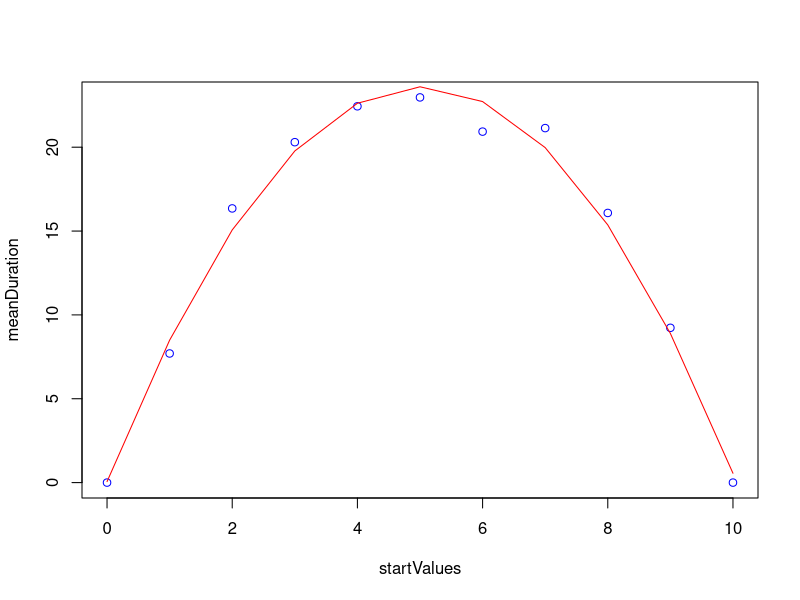

Generate this figure with R:
p <- 0.5
n <- 300
k <- 200

victory <- 10
# top boundary for random walk
ruin <- 0
# bottom boundary for random walk
interval <- victory - ruin + 1

winLose <- 2 * (array( 0+(runif(n*k*interval) <= p), dim=c(n,k,
interval))) - 1
# 0+ coerces Boolean to numeric
totals <- apply( winLose, 2:3, cumsum)
# the second argument ``2:3'' means column-wise in each panel
start <- outer( array(1, dim=c(n+1,k)), ruin:victory, "*")

paths <- array( 0 , dim=c(n+1, k, interval) )
paths[2:(n+1), 1:k, 1:interval] <- totals    
paths <- paths + start

hitVictory <- apply(paths, 2:3, (function(x)match(victory,x, nomatch=n+2)));
hitRuin    <- apply(paths, 2:3, (function(x)match(ruin,   x, nomatch=n+2)));
# the second argument ``2:3'' means column-wise in each panel
# If no ruin or victory on a walk, nomatch=n+2 sets the hitting
# time to be two more than the number of steps, one more than
# the column length.  Without the nomatch option, get NA which
# works poorly with the comparison hitRuin < hitVictory next.

duration <- pmin(hitVictory, hitRuin) - 1
# Subtract 1 since R arrays are 1-based, so duration is 1 less than index
is.na(duration) = duration > n
# Remove durations greater than length of trials
meanDuration = colMeans( duration, na.rm=TRUE)

startValues <- (ruin:victory);
durationFunction <- lm( meanDuration ~ poly(startValues,2,raw=TRUE) )
# lm is the R function for linear models, a more general view of
# least squares linear fitting for response ~ terms

plot(startValues, meanDuration, col = "blue");
lines(startValues, predict(durationFunction, data=startValues), col = "red")

cat(sprintf("Duration function is: %f  + %f x + %f x^2 \n", 
     coefficients(durationFunction)[1], coefficients(durationFunction)[2],
     coefficients(durationFunction)[3] ))

## NAME: duration.R 
##
## USAGE: within R, at interactive prompt
##        source("duration.R")
## REQUIRED ARGUMENTS: none
##
## OPTIONS: none
## DESCRIPTION:  Experiment of flipping a coin until ruin or victory
##              multiple times to measure experimental duration
##              
## DIAGNOSTICS: None
## CONFIGURATION AND ENVIRONMENT: None
## DEPENDENCIES: None
## INCOMPATIBILITIES: None known
## PROVENANCE: Created Thu Jul 19, 2012  6:20 AM
## BUGS AND LIMITATIONS: None known
## FEATURES AND POTENTIAL IMPROVEMENTS: None known at this timex

## AUTHOR:  Steve Dunbar
## VERSION: Version 1.0 Thu Jul 19, 2012  6:21 AM
##                  1.1.Thu Nov  8, 2012  5:46 AM adding output formatting
## KEYWORDS:Coinflips. binomial random variable, random walk, ruin
## probability, duration, absorbing Markov chain


